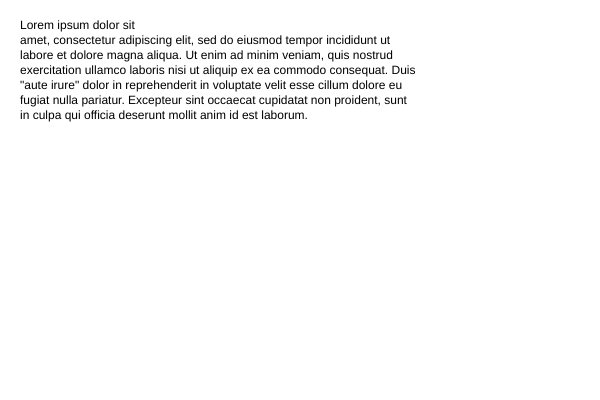
Frame 1 (no input)
Frame 60 (no input): identical to frame 1, image omitted
Frame 120 (the mouse pressed at the canvas centre since frame 60): identical to frame 1, image omitted

The p5.js sketch that drew this single still picture (run headless with seeded random() and noise() and a simulated clock; from frame 60 on, the mouse is pressed at the canvas centre):

// p5.js sketch
// ── sketch.js
// See http://stackoverflow.com/questions/520611/how-can-i-match-multiple-occurrences-with-a-regex-in-javascript-similar-to-phps


var myText = "Lorem ipsum dolor sit \namet, * consectetur * adipiscing elit, sed \
do eiusmod *tempor incididunt* ut labore et dolore magna aliqua. Ut enim ad \
minim veniam, quis *nostrud exercitation* ullamco laboris nisi ut aliquip ex \
ea commodo consequat. Duis \"aute irure\" dolor in reprehenderit in voluptate \
velit esse cillum dolore eu *fugiat nulla pariatur*. Excepteur sint \
occaecat cupidatat non proident, sunt in *culpa* qui officia deserunt \
mollit anim id est laborum.";

var indicesOfWordsToItalicize = [];

function setup() {
  createCanvas(600, 400);

  myText = computeWordsToItalicize(myText);
  print(indicesOfWordsToItalicize);
}


//==================================================================
function computeWordsToItalicize(someText) {
  // NOTE: This has the side-effect of stripping out the escape codes (*) that
  // indicate italicization (as in, " *words to italicize* ") from someText

  // Initialize the (global) array of indices of words to italicize.
  indicesOfWordsToItalicize = [];

  // Find all matches: of phrases that occur between asterisks: 
  var myRegExForStuffBetweenAsterisks = /\*([^*]*)\*/g;
  var results = someText.match(myRegExForStuffBetweenAsterisks);

  // Find the indices of the words that are between asterisks
  var nResults = results.length;
  for (var i = 0; i < nResults; i++) {

    // Clean up the i'th result: remove asterisks and trim.
    var cleanedResulti = results[i].substring(1, results[i].length - 1);
    cleanedResulti = cleanedResulti.trim();

    // Strip out the asterisks from the string that was passed in
    someText = someText.replace(results[i], cleanedResulti);

    // Find the character at which this particular match occurs. 
    var charOfResulti = someText.indexOf(cleanedResulti);

    // Find the number of words up to that point. 
    var portionOfMyTextBeforeResulti = someText.substring(0, charOfResulti);
    var nWordsBeforeResulti = portionOfMyTextBeforeResulti.split(" ").length - 1;
    var nWordsInCleanedResulti = cleanedResulti.split(" ").length;

    // Accrue the indices (in the original text) of the individual result words.
    // print(i + ".\t" + nWordsInCleanedResulti + "\t|" + cleanedResulti + "|\t" + nWordsInResulti);
    for (var j = 0; j < nWordsInCleanedResulti; j++) {
      indicesOfWordsToItalicize.push(nWordsBeforeResulti + j);
    }
  }

  return someText;
}


//==================================================================
function draw() {
  background(255);
  fill(0);
  noStroke(0);
  text(myText, 20, 20, 400, 400);
}
